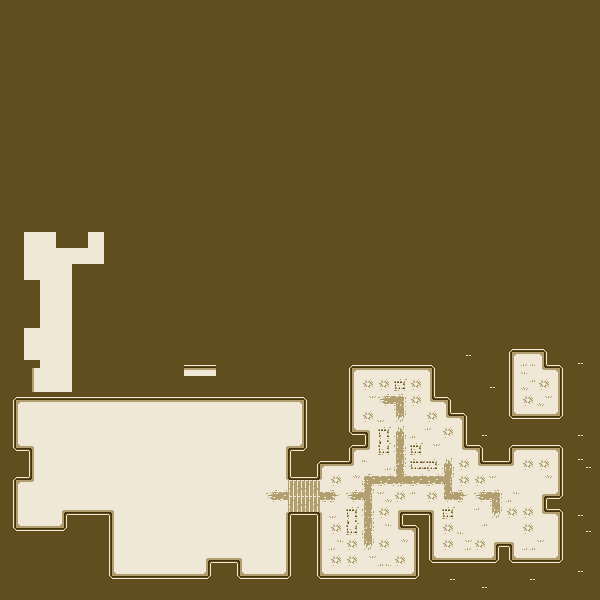

A level layout from a 2D game, rendered from its tile map. Below: a short description, then the map file with tile-grid data replaced by summaries:
An orthogonal 75x75 tile map with 8x8 px tiles, 1 tile layer (ground_layer) and 67 objects (6x player_respawn, 3x spawner_charlie, trigger).

<map version="2017.05.02" orientation="orthogonal" renderorder="left-down" width="75" height="75" tilewidth="8" tileheight="8" nextobjectid="1486">
 <tileset firstgid="1" source="../../../tilesets/sepia-tileset.tsx" />
 <layer name="ground_layer" width="75" height="75">
  <data>[5625 cells, 5625 non-empty, 116 distinct tile ids]</data>
 </layer>
 <objectgroup name="objects_layer">
  <object id="529" name="player_respawn" x="328" y="224" width="16" height="16">
   <properties>
    <property name="prototype.code" value="PlayerRespawnMedium" />
   </properties>
  </object>
  <object id="1094" name="spawner_charlie" x="464" y="232" width="16" height="16">
   <properties>
    <property name="prototype.code" value="AutoSpawnerMedium" />
    <property name="prototype.components">&lt;components&gt;
	&lt;component type="AutoSpawnerComponent"&gt;
		&lt;id&gt;Charlie&lt;/id&gt;
	&lt;/component&gt;
&lt;/components&gt;</property>
   </properties>
  </object>
  <object id="1410" x="280" y="280" width="16" height="16">
   <properties>
    <property name="prototype.code" value="ActorControllerMediumDirectionUp" />
   </properties>
  </object>
  <object id="1411" name="player_respawn" x="360" y="184" width="16" height="16">
   <properties>
    <property name="prototype.code" value="MudSmall0" />
   </properties>
  </object>
  <object id="1413" x="280" y="184" width="16" height="16">
   <properties>
    <property name="prototype.code" value="MovingDamageableBlockSmall0" />
   </properties>
  </object>
  <object id="1414" x="280" y="120" width="16" height="16">
   <properties>
    <property name="prototype.code" value="ActorControllerMediumDirectionDown" />
   </properties>
  </object>
  <object id="1415" name="player_respawn" x="384" y="184" width="16" height="16">
   <properties>
    <property name="prototype.code" value="MudSmall0" />
   </properties>
  </object>
  <object id="1416" name="player_respawn" x="360" y="208" width="16" height="16">
   <properties>
    <property name="prototype.code" value="MudSmall0" />
   </properties>
  </object>
  <object id="1417" name="player_respawn" x="384" y="208" width="16" height="16">
   <properties>
    <property name="prototype.code" value="MudSmall0" />
   </properties>
  </object>
  <object id="1418" x="368" y="128" width="16" height="16">
   <properties>
    <property name="prototype.code" value="BonusPromotion" />
   </properties>
  </object>
  <object id="1419" x="344" y="128" width="16" height="16">
   <properties>
    <property name="prototype.code" value="BonusStar" />
   </properties>
  </object>
  <object id="1421" x="392" y="128" width="16" height="16">
   <properties>
    <property name="prototype.code" value="BonusStar" />
   </properties>
  </object>
  <object id="1422" name="trigger" x="416" y="232" width="16" height="16">
   <properties>
    <property name="prototype.code" value="TriggerMedium" />
    <property name="prototype.components">&lt;components&gt;
	&lt;component type="TriggerComponent"&gt;
		&lt;destroyEvents&gt;
			&lt;event type="AddMessageEvent"&gt;
				&lt;message&gt;
					&lt;time&gt;3&lt;/time&gt;
&lt;entryKey&gt;GameMessageTest&lt;/entryKey&gt;
&lt;faceId&gt;Face0&lt;/faceId&gt;
				&lt;/message&gt;
			&lt;/event&gt;
&lt;event type="AddMessageEvent"&gt;
				&lt;message&gt;
					&lt;time&gt;3&lt;/time&gt;
&lt;entryKey&gt;GameMessageTest&lt;/entryKey&gt;
				&lt;/message&gt;
			&lt;/event&gt;
		&lt;/destroyEvents&gt;
	&lt;/component&gt;
&lt;/components&gt;</property>
   </properties>
  </object>
  <object id="1423" x="232" y="216" width="16" height="16">
   <properties>
    <property name="prototype.code" value="ActorControllerMediumDirectionUp" />
   </properties>
  </object>
  <object id="1424" x="232" y="160" width="16" height="16">
   <properties>
    <property name="prototype.code" value="ActorControllerMediumDirectionDown" />
   </properties>
  </object>
  <object id="1425" x="232" y="192" width="16" height="16">
   <properties>
    <property name="prototype.code" value="MovingPushingBlockSmall0" />
   </properties>
  </object>
  <object id="1426" x="192" y="120" width="16" height="16">
   <properties>
    <property name="prototype.code" value="ActorControllerMediumDirectionDown" />
   </properties>
  </object>
  <object id="1427" x="136" y="96" width="16" height="16">
   <properties>
    <property name="prototype.code" value="ActorControllerMediumDirectionDown" />
   </properties>
  </object>
  <object id="1428" x="192" y="280" width="16" height="16">
   <properties>
    <property name="prototype.code" value="ActorControllerMediumDirectionUp" />
   </properties>
  </object>
  <object id="1429" x="136" y="160" width="16" height="16">
   <properties>
    <property name="prototype.code" value="ActorControllerMediumDirectionUp" />
   </properties>
  </object>
  <object id="1430" x="192" y="192" width="16" height="16">
   <properties>
    <property name="prototype.code" value="MovingPushingBlockMedium0" />
   </properties>
  </object>
  <object id="1431" x="136" y="128" width="16" height="16">
   <properties>
    <property name="prototype.code" value="MovingDamageableBlockMedium0" />
   </properties>
  </object>
  <object id="1432" x="304" y="152" width="16" height="16">
   <properties>
    <property name="prototype.code" value="SpikesSmall0" />
   </properties>
  </object>
  <object id="1433" x="232" y="216" width="16" height="16">
   <properties>
    <property name="prototype.code" value="SpikesSmall0" />
   </properties>
  </object>
  <object id="1434" x="232" y="160" width="16" height="16">
   <properties>
    <property name="prototype.code" value="SpikesSmall0" />
   </properties>
  </object>
  <object id="1436" name="player_respawn" x="360" y="224" width="7.45455" height="7.81818">
   <properties>
    <property name="prototype.code" value="MudTiny0" />
   </properties>
  </object>
  <object id="1437" x="344" y="280" width="16" height="16">
   <properties>
    <property name="prototype.code" value="Button0" />
    <property name="prototype.components">&lt;components&gt;
	&lt;component type="TriggerComponent"&gt;
		&lt;destroyEvents&gt;
			&lt;event type="ActivateAutoSpawnerEvent"&gt;
				&lt;id&gt;Charlie&lt;/id&gt;
			&lt;/event&gt;
		&lt;/destroyEvents&gt;
	&lt;/component&gt;
&lt;/components&gt;</property>
   </properties>
  </object>
  <object id="1438" x="320" y="128" width="16" height="16">
   <properties>
    <property name="prototype.code" value="BonusGrenade" />
   </properties>
  </object>
  <object id="1439" x="288" y="80" width="8" height="8">
   <properties>
    <property name="prototype.code" value="AllVehicleBlockadeSmall" />
   </properties>
  </object>
  <object id="1442" x="304" y="72" width="8" height="8">
   <properties>
    <property name="prototype.code" value="AllVehicleBlockadeSmall" />
   </properties>
  </object>
  <object id="1443" x="296" y="56" width="8" height="8">
   <properties>
    <property name="prototype.code" value="AllVehicleBlockadeSmall" />
   </properties>
  </object>
  <object id="1444" x="280" y="64" width="8" height="8">
   <properties>
    <property name="prototype.code" value="AllVehicleBlockadeSmall" />
   </properties>
  </object>
  <object id="1445" x="344" y="80" width="8" height="8">
   <properties>
    <property name="prototype.code" value="AllVehicleBlockadeSmall" />
   </properties>
  </object>
  <object id="1446" x="360" y="72" width="8" height="8">
   <properties>
    <property name="prototype.code" value="AllVehicleBlockadeSmall" />
   </properties>
  </object>
  <object id="1447" x="352" y="56" width="8" height="8">
   <properties>
    <property name="prototype.code" value="AllVehicleBlockadeSmall" />
   </properties>
  </object>
  <object id="1448" x="336" y="64" width="8" height="8">
   <properties>
    <property name="prototype.code" value="AllVehicleBlockadeSmall" />
   </properties>
  </object>
  </objectgroup>
</map>
<!-- 31 of 67 objects omitted -->
